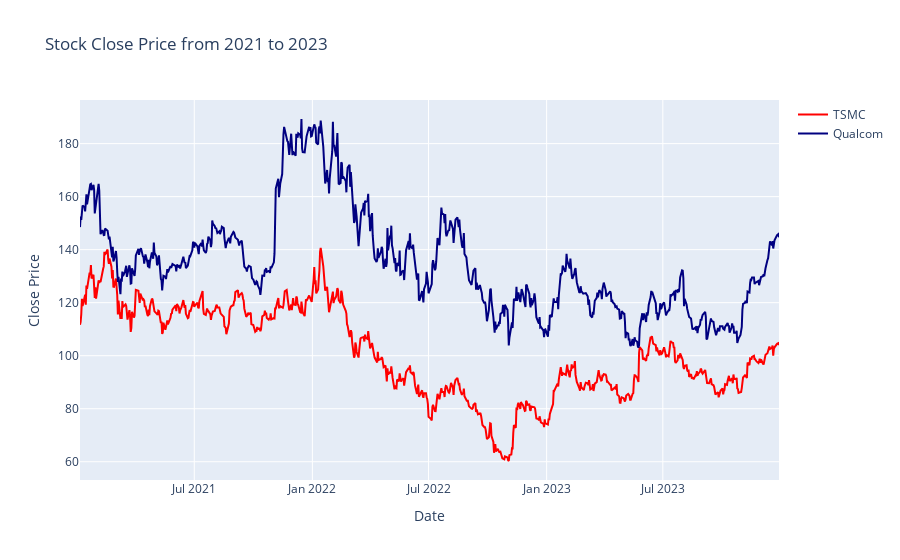

The notebook cell this image was saved under:
### Markdown cell above
## Price

### Code cell
import plotly.graph_objects as go

fig = go.Figure()

fig.add_trace(go.Scatter(x=tsmc_filtered['Date'], y=tsmc_filtered['Close'], mode='lines', line_color='red', name='TSMC'))
fig.add_trace(go.Scatter(x=qualcomm_filtered['Date'], y=qualcomm_filtered['Close'], mode='lines', line_color='navy', name='Qualcom'))

fig.update_layout(title='Stock Close Price from 2021 to 2023', xaxis_title='Date', yaxis_title='Close Price')

fig.show()

fig.write_image("prices/tsmc_qualcomm_prices.png")

### Figure 1 — Plotly figure (JSON) as saved in the notebook; plotly's stock layout.template omitted (floating-point values rounded to 4 significant figures; data arrays with more than 128 entries replaced by an {"elided": "..."} marker saying what was removed)
{"data": [{"line": {"color": "red"}, "mode": "lines", "name": "TSMC", "type": "scatter", "x": {"elided": "753 str values"}, "y": {"elided": "753 float values"}}, {"line": {"color": "navy"}, "mode": "lines", "name": "Qualcom", "type": "scatter", "x": {"elided": "753 str values"}, "y": {"elided": "753 float values"}}], "layout": {"title": {"text": "Stock Close Price from 2021 to 2023"}, "xaxis": {"title": {"text": "Date"}}, "yaxis": {"title": {"text": "Close Price"}}}}
